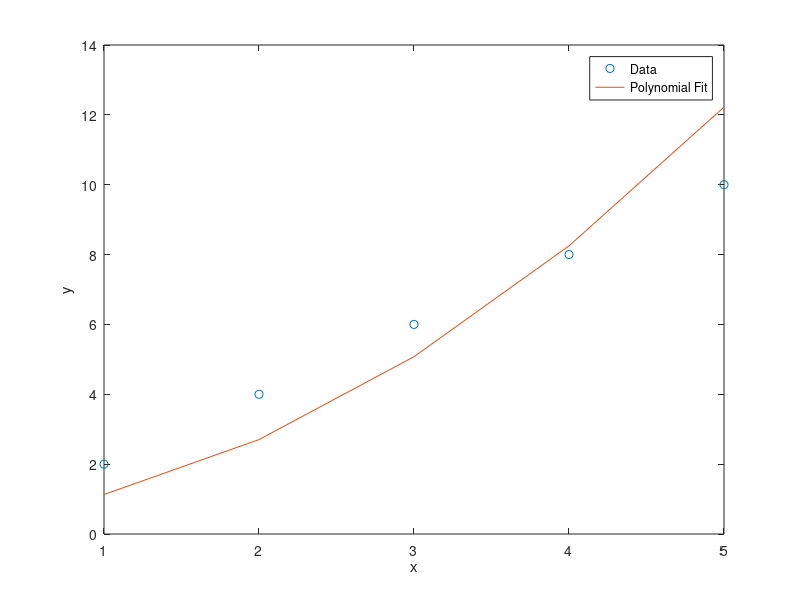

Source code (MATLAB):
% Define the data points
x = [1, 2, 3, 4, 5];
y = [2, 4, 6, 8, 10];

% Define the degree of the polynomial fit
n = 2;

% Initialize the coefficient vector
p = zeros(n+1, 1);

% Calculate the polynomial fit using least squares method
for i = 0:n
    j = 0;
    s = 0;
    while j <= n
        if i+j == 0
            s = s + length(x);
        else
            s = s + sum(x.^i .* x.^j);
        end
        j = j + 1;
    end
    numerator = 0;
    for k = 1:length(x)
        if i == 0
            numerator = numerator + y(k);
        elseif i == 1
            numerator = numerator + y(k)*x(k);
        else
            numerator = numerator + y(k)*x(k)^i;
        end
    end
    p(i+1) = numerator / s;
end

% Plot the data and the polynomial fit
plot(x, y, 'o');
hold on;
plot(x, polyval(p, x));
xlabel('x');
ylabel('y');
legend('Data', 'Polynomial Fit');